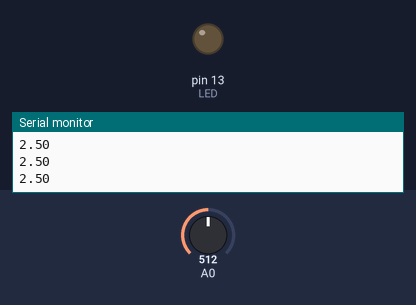
This sketch was run on a simulated Arduino Uno, built with avr-gcc and run on an emulated ATmega328P. Parts: output pins drawn as LEDs (lit = HIGH), the last lines printed to the serial monitor. The test bench sets the inputs (shaded band); at power-on: A0 = 512.

Above: at 1.2 s.
1.3 s: A0 set to 886
2.8 s: A0 set to 916
At 4.0 s:
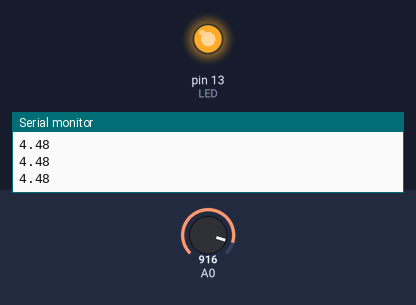
4.3 s: A0 set to 900
At 5.0 s:
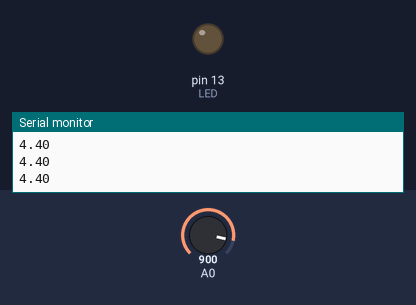
5.8 s: A0 set to 1023
At 6.3 s:
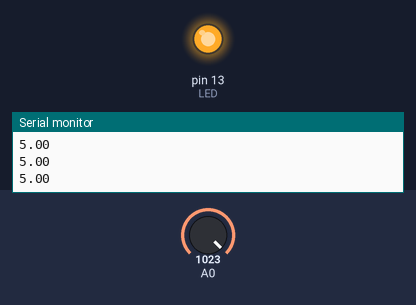
Timing chart, 0 to 8.3 s (numbered marks = the images above; inputs shaded):
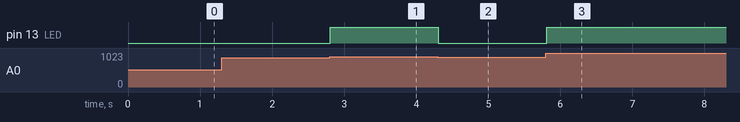

Measured:
- the behaviour switches between 900 and 901 on A0 (found by bisection; images 0 and 1)
- after the input at 2.8 s, pin 13 (LED): LOW → HIGH at once
- after the input at 4.3 s, pin 13 (LED): HIGH → LOW at once
- after the input at 5.8 s, pin 13 (LED): LOW → HIGH at once

The sketch:

Project_Update_1.ino
```cpp
/* ********************
Summer 2022 ELEE 4230 E
Project Update 1
Sidharth Chaudhary
******************** */

#define LED 13 // Pin for LED indicator

void setup() {
  // Initialize serial communication to recieve voltage output
  Serial.begin(9600);
  // Declare the LED as an output
  pinMode(LED, OUTPUT);
}

void loop() {
  // Read input on analog pin A0
  int sensorValue = analogRead(A0);
  // Convert analog reading to voltage
  float voltage = sensorValue * (5.0 / 1023.0);
  // Print voltage for debugging
  Serial.println(voltage);
  // If room is dark enough to need lighting...
  if (voltage > 4.4)
    // Turn LED on
    digitalWrite(LED, HIGH);
  else
    // Turn LED off
    digitalWrite(LED, LOW);
}
```
